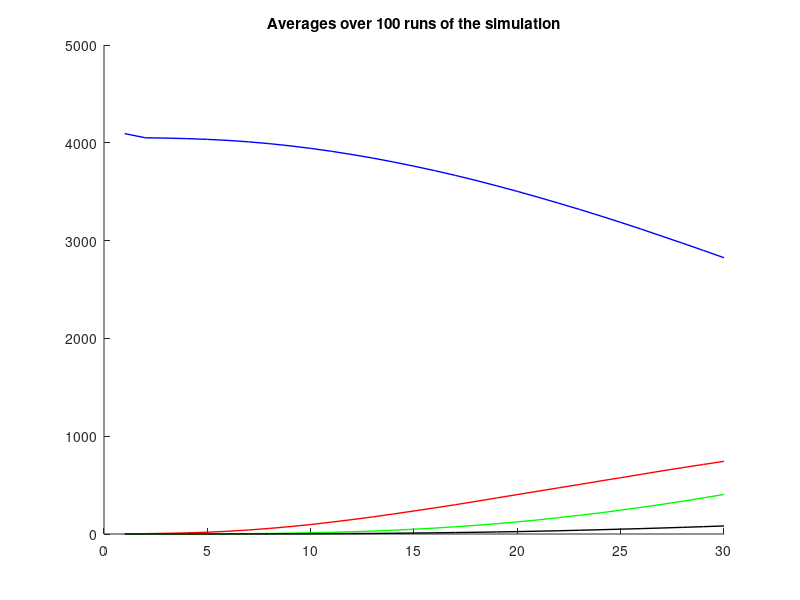
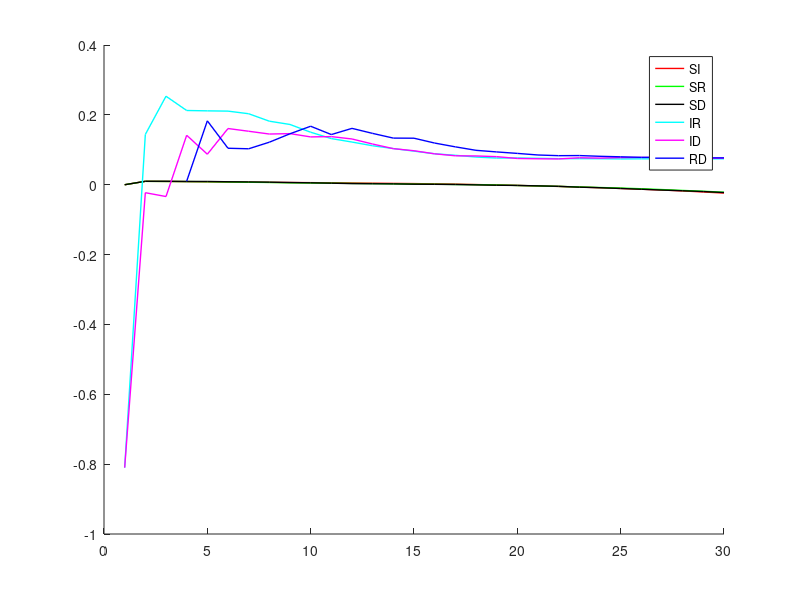
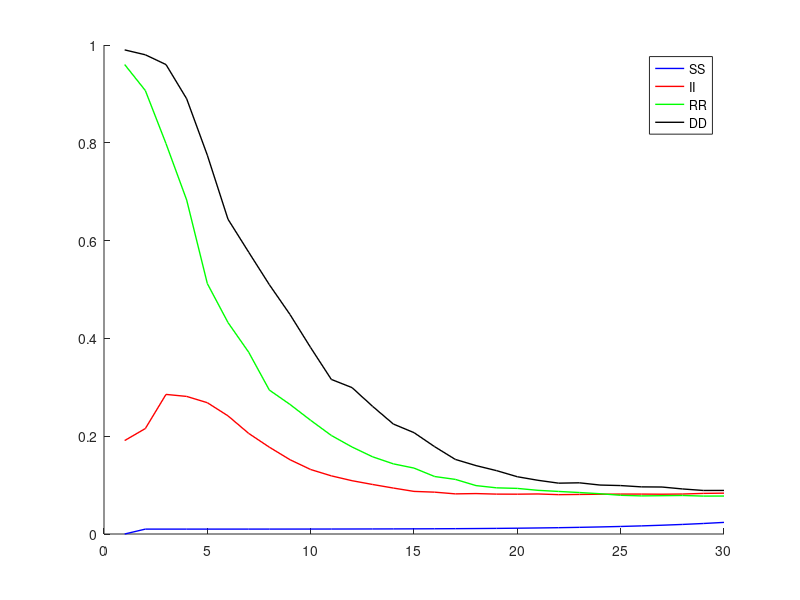

The MATLAB script that drew these images, in order:
%SIRD model
clear

size=64; %side length of square

days=30;

infection_rate=.1; %the rate that each additional neighbor multiplies the infection by
infection_radius=3; %how much taxicab distance away someone can be and still infect
infection_factor=2; %chance goes down by a factor of this for every further distance
death_chance=.01;
recovery_chance=.05;
long_connections=5; %how many "longer distance" connections can infect people

times=100; %ensemble only

%setting up infection mechanism
for radius=1:infection_radius
  for x_offset=0:radius
    infection_matrix(infection_radius+1+x_offset,infection_radius+1+radius-x_offset)=1/infection_factor^(radius-1); 
    infection_matrix(infection_radius+1-x_offset,infection_radius+1+radius-x_offset)=1/infection_factor^(radius-1);
    infection_matrix(infection_radius+1+x_offset,infection_radius+1-radius+x_offset)=1/infection_factor^(radius-1);
    infection_matrix(infection_radius+1-x_offset,infection_radius+1-radius+x_offset)=1/infection_factor^(radius-1);    
  endfor
endfor

for iter=1:times
  lattice_si=zeros(size,size);
  lattice_rd=zeros(size,size); %0 is susceptible

  initial_infections=1;

  for x=1:initial_infections
    initial_x=floor(size*rand())+1; %first position of infected
    initial_y=floor(size*rand())+1;
    lattice_si(initial_x,initial_y)=1; %1 is infected
  endfor

  for j=1:days
    i=rand(size);
    lattice_si_temp=lattice_si;
      
    lattice_neighbors=infection_rate*conv2(lattice_si,infection_matrix,"same")-i;
    lattice_si_temp=lattice_si | (lattice_neighbors>0);
    lattice_rd=lattice_rd+3*(lattice_si.*(i>(1-death_chance))) + 2*(lattice_si.*(i<recovery_chance));
    lattice_si=lattice_si_temp & not(lattice_rd);
    
    end_s(j,iter)=sum(sum((lattice_si+lattice_rd)==0));
    end_i(j,iter)=sum(sum((lattice_si+lattice_rd)==1));
    end_r(j,iter)=sum(sum((lattice_si+lattice_rd)==2));
    end_d(j,iter)=sum(sum((lattice_si+lattice_rd)==3));
    
    if any(any(lattice_si))==0
      break
    endif
  endfor
endfor

%statistics
for j=1:days
  end_s_average(j)=sum(end_s(j,:))/times;
  end_i_average(j)=sum(end_i(j,:))/times;
  end_r_average(j)=sum(end_r(j,:))/times;
  end_d_average(j)=sum(end_d(j,:))/times;
  end_ss_average(j)=sum(end_s(j,:).*end_s(j,:))/times;
  end_si_average(j)=sum(end_s(j,:).*end_i(j,:))/times;
  end_sr_average(j)=sum(end_s(j,:).*end_r(j,:))/times;
  end_sd_average(j)=sum(end_s(j,:).*end_d(j,:))/times;
  end_ii_average(j)=sum(end_i(j,:).*end_i(j,:))/times;
  end_ir_average(j)=sum(end_i(j,:).*end_r(j,:))/times;
  end_id_average(j)=sum(end_i(j,:).*end_d(j,:))/times;
  end_rr_average(j)=sum(end_r(j,:).*end_r(j,:))/times;
  end_rd_average(j)=sum(end_r(j,:).*end_d(j,:))/times;
  end_dd_average(j)=sum(end_d(j,:).*end_d(j,:))/times;
endfor

figure(1)
x=1:days;
clf;
hold on
plot(x,end_s_average(x),'b','LineWidth',1)
plot(x,end_i_average(x),'r','LineWidth',1)
plot(x,end_r_average(x),'g','LineWidth',1)
plot(x,end_d_average(x),'k','LineWidth',1)
title({'Averages over 100 runs of the simulation'})

figure(2)
clf;
hold on
plot(x,(end_si_average(x)-end_s_average(x).*end_i_average(x))./end_si_average(x),'r','LineWidth',1)
plot(x,(end_sr_average(x)-end_s_average(x).*end_r_average(x))./end_sr_average(x),'g','LineWidth',1)
plot(x,(end_sd_average(x)-end_s_average(x).*end_d_average(x))./end_sd_average(x),'k','LineWidth',1)
plot(x,(end_ir_average(x)-end_i_average(x).*end_r_average(x))./end_ir_average(x),'c','LineWidth',1)
plot(x,(end_id_average(x)-end_i_average(x).*end_d_average(x))./end_id_average(x),'m','LineWidth',1)
plot(x,(end_rd_average(x)-end_r_average(x).*end_d_average(x))./end_rd_average(x),'b','LineWidth',1)
legend('SI','SR','SD','IR','ID','RD')

figure(3)
clf;
hold on
plot(x,(end_ss_average(x)-end_s_average(x).*end_s_average(x))./end_ss_average(x),'b','LineWidth',1)
plot(x,(end_ii_average(x)-end_i_average(x).*end_i_average(x))./end_ii_average(x),'r','LineWidth',1)
plot(x,(end_rr_average(x)-end_r_average(x).*end_r_average(x))./end_rr_average(x),'g','LineWidth',1)
plot(x,(end_dd_average(x)-end_d_average(x).*end_d_average(x))./end_dd_average(x),'k','LineWidth',1)
legend('SS','II','RR','DD')
